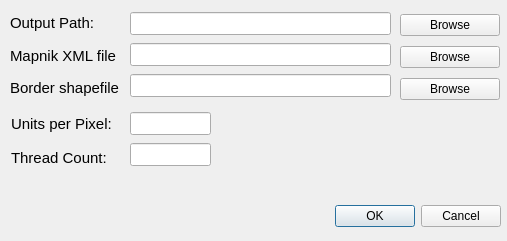
<?xml version="1.0" encoding="UTF-8"?>
<ui version="4.0">
 <author>Mykolas Simutis mykolas.simutis@gmail.com</author>
 <class>TileGenerator_UI</class>
 <widget class="QDialog" name="TileGenerator_UI">
  <property name="geometry">
   <rect>
    <x>0</x>
    <y>0</y>
    <width>507</width>
    <height>241</height>
   </rect>
  </property>
  <property name="windowTitle">
   <string>Dialog</string>
  </property>
  <widget class="QDialogButtonBox" name="buttonBox">
   <property name="geometry">
    <rect>
     <x>160</x>
     <y>200</y>
     <width>341</width>
     <height>32</height>
    </rect>
   </property>
   <property name="orientation">
    <enum>Qt::Horizontal</enum>
   </property>
   <property name="standardButtons">
    <set>QDialogButtonBox::Cancel|QDialogButtonBox::Ok</set>
   </property>
  </widget>
  <widget class="QWidget" name="">
   <property name="geometry">
    <rect>
     <x>130</x>
     <y>10</y>
     <width>261</width>
     <height>92</height>
    </rect>
   </property>
   <layout class="QVBoxLayout" name="verticalLayout">
    <item>
     <widget class="QLineEdit" name="output_path">
      <property name="font">
       <font>
        <pointsize>10</pointsize>
       </font>
      </property>
      <property name="toolTip">
       <string>Path where to output tiles</string>
      </property>
     </widget>
    </item>
    <item>
     <widget class="QLineEdit" name="xml_file">
      <property name="font">
       <font>
        <pointsize>10</pointsize>
       </font>
      </property>
      <property name="toolTip">
       <string>Mapnik xml file to be used for tile generation</string>
      </property>
     </widget>
    </item>
    <item>
     <widget class="QLineEdit" name="border_file">
      <property name="font">
       <font>
        <pointsize>10</pointsize>
       </font>
      </property>
      <property name="toolTip">
       <string>Closed shapefile with extents</string>
      </property>
     </widget>
    </item>
   </layout>
  </widget>
  <widget class="QWidget" name="">
   <property name="geometry">
    <rect>
     <x>130</x>
     <y>110</y>
     <width>81</width>
     <height>60</height>
    </rect>
   </property>
   <layout class="QVBoxLayout" name="verticalLayout_3">
    <item>
     <widget class="QLineEdit" name="units_pixel">
      <property name="font">
       <font>
        <pointsize>10</pointsize>
       </font>
      </property>
      <property name="toolTip">
       <string>Units per pixel</string>
      </property>
     </widget>
    </item>
    <item>
     <widget class="QLineEdit" name="thread_count">
      <property name="font">
       <font>
        <pointsize>10</pointsize>
       </font>
      </property>
      <property name="toolTip">
       <string>How many threads to use in tile generation</string>
      </property>
     </widget>
    </item>
   </layout>
  </widget>
  <widget class="QWidget" name="">
   <property name="geometry">
    <rect>
     <x>10</x>
     <y>10</y>
     <width>114</width>
     <height>91</height>
    </rect>
   </property>
   <layout class="QVBoxLayout" name="verticalLayout_2">
    <item>
     <widget class="QLabel" name="textLabel1">
      <property name="font">
       <font>
        <pointsize>11</pointsize>
       </font>
      </property>
      <property name="text">
       <string>Output Path:</string>
      </property>
      <property name="buddy">
       <cstring></cstring>
      </property>
     </widget>
    </item>
    <item>
     <widget class="QLabel" name="textLabel1_4">
      <property name="font">
       <font>
        <pointsize>11</pointsize>
       </font>
      </property>
      <property name="text">
       <string>Mapnik XML file</string>
      </property>
      <property name="buddy">
       <cstring></cstring>
      </property>
     </widget>
    </item>
    <item>
     <widget class="QLabel" name="textLabel1_5">
      <property name="font">
       <font>
        <pointsize>11</pointsize>
       </font>
      </property>
      <property name="text">
       <string>Border shapefile</string>
      </property>
     </widget>
    </item>
   </layout>
  </widget>
  <widget class="QWidget" name="">
   <property name="geometry">
    <rect>
     <x>11</x>
     <y>110</y>
     <width>111</width>
     <height>61</height>
    </rect>
   </property>
   <layout class="QVBoxLayout" name="verticalLayout_4">
    <item>
     <widget class="QLabel" name="textLabel1_3">
      <property name="font">
       <font>
        <pointsize>11</pointsize>
       </font>
      </property>
      <property name="text">
       <string>Units per Pixel:</string>
      </property>
     </widget>
    </item>
    <item>
     <widget class="QLabel" name="textLabel1_2">
      <property name="font">
       <font>
        <pointsize>11</pointsize>
       </font>
      </property>
      <property name="text">
       <string>Thread Count:</string>
      </property>
     </widget>
    </item>
   </layout>
  </widget>
  <widget class="QWidget" name="">
   <property name="geometry">
    <rect>
     <x>400</x>
     <y>10</y>
     <width>100</width>
     <height>95</height>
    </rect>
   </property>
   <layout class="QGridLayout" name="gridLayout">
    <item row="0" column="0">
     <widget class="QPushButton" name="output_browse">
      <property name="text">
       <string>Browse</string>
      </property>
     </widget>
    </item>
    <item row="1" column="0">
     <widget class="QPushButton" name="xml_browse">
      <property name="text">
       <string>Browse</string>
      </property>
     </widget>
    </item>
    <item row="2" column="0">
     <widget class="QPushButton" name="border_browse">
      <property name="text">
       <string>Browse</string>
      </property>
     </widget>
    </item>
   </layout>
  </widget>
  <zorder>buttonBox</zorder>
  <zorder>output_path</zorder>
  <zorder>textLabel1</zorder>
  <zorder>thread_count</zorder>
  <zorder>textLabel1_2</zorder>
  <zorder>textLabel1_3</zorder>
  <zorder>units_pixel</zorder>
  <zorder>textLabel1_4</zorder>
  <zorder>xml_file</zorder>
  <zorder>border_file</zorder>
  <zorder>textLabel1_5</zorder>
  <zorder>textLabel1_2</zorder>
  <zorder>output_browse</zorder>
  <zorder>xml_browse</zorder>
  <zorder>border_browse</zorder>
 </widget>
 <resources/>
 <connections>
  <connection>
   <sender>buttonBox</sender>
   <signal>accepted()</signal>
   <receiver>TileGenerator_UI</receiver>
   <slot>accept()</slot>
   <hints>
    <hint type="sourcelabel">
     <x>248</x>
     <y>254</y>
    </hint>
    <hint type="destinationlabel">
     <x>157</x>
     <y>274</y>
    </hint>
   </hints>
  </connection>
  <connection>
   <sender>buttonBox</sender>
   <signal>rejected()</signal>
   <receiver>TileGenerator_UI</receiver>
   <slot>reject()</slot>
   <hints>
    <hint type="sourcelabel">
     <x>316</x>
     <y>260</y>
    </hint>
    <hint type="destinationlabel">
     <x>286</x>
     <y>274</y>
    </hint>
   </hints>
  </connection>
 </connections>
</ui>
